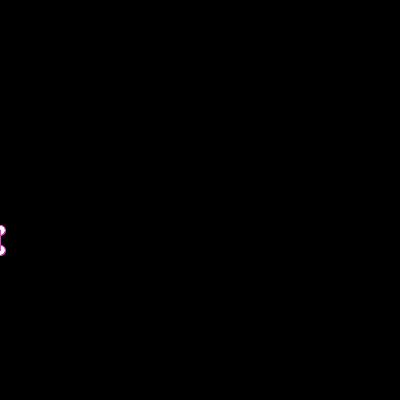
Frame 1 (no input)
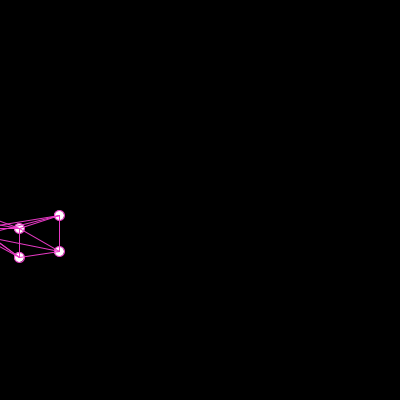
Frame 60 (the mouse pressed at the canvas centre just before this capture)
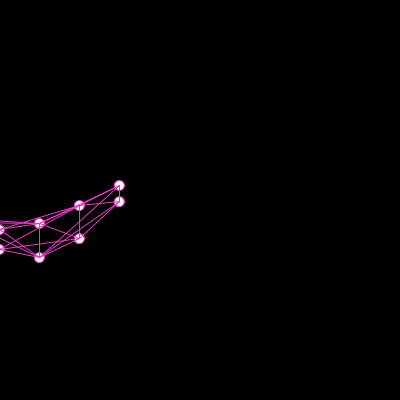
Frame 120 (the mouse held since frame 60 and released just before this capture)

The Processing sketch that drew these frames (run headless with seeded random() and noise(); from frame 60 on, the mouse is pressed at the canvas centre):

// Processing sketch: test
// ── test.pde
float[] x = new float[10];
float[] y = new float[10];

void setup(){
 size(400,400);
 x[2] = -40;
 x[3] = -40;
 x[4] = -80;
 x[5] = -80;
 x[6] = -120;
 x[7] = -120;
 x[8] = -160;
 x[9] = -160;
 background(255);
}

void draw(){
  background(0);
  for(int i=0;i<x.length;i++){
    if(i%2==0){
      y[i] = 30*sin(radians(x[i]))+50*cos(radians(x[i]));
    }
    else if(i%2==1){
      y[i] = 30*cos(radians(x[i]));
    }
    stroke(232,57,197);
    ellipse(x[i],y[i]+200,10,10);
  }
  
  stroke(232,57,197);
  for(int j = 0;j<=8;j=j+2){
   line(x[j], y[j]+200,x[j+1],y[j+1]+200);
  }
  for(int a =0;a<=7;a++){
    line(x[a],y[a]+200,x[a+2],y[a+2]+200);
  }
  for(int b = 0;b<=6;b++){
  line(x[b],y[b]+200,x[b+3],y[b+3]+200);
  }
  for(int c = 0;c<=5;c++){
   line(x[c],y[c]+200,x[c+4],y[c+4]+200); 
  }
  for(int d = 0;d<=9;d++){
 x[d]+=1;
  }
 if(x[7]>width){
   x[0] = 0;
   x[1] = 0;
   x[2] = -40;
   x[3] = -40;
   x[4] = -80;
   x[5] = -80;
   x[6] = -120;
   x[7] = -120;
   x[8] = -160;
   x[9] = -160;
 }
}
